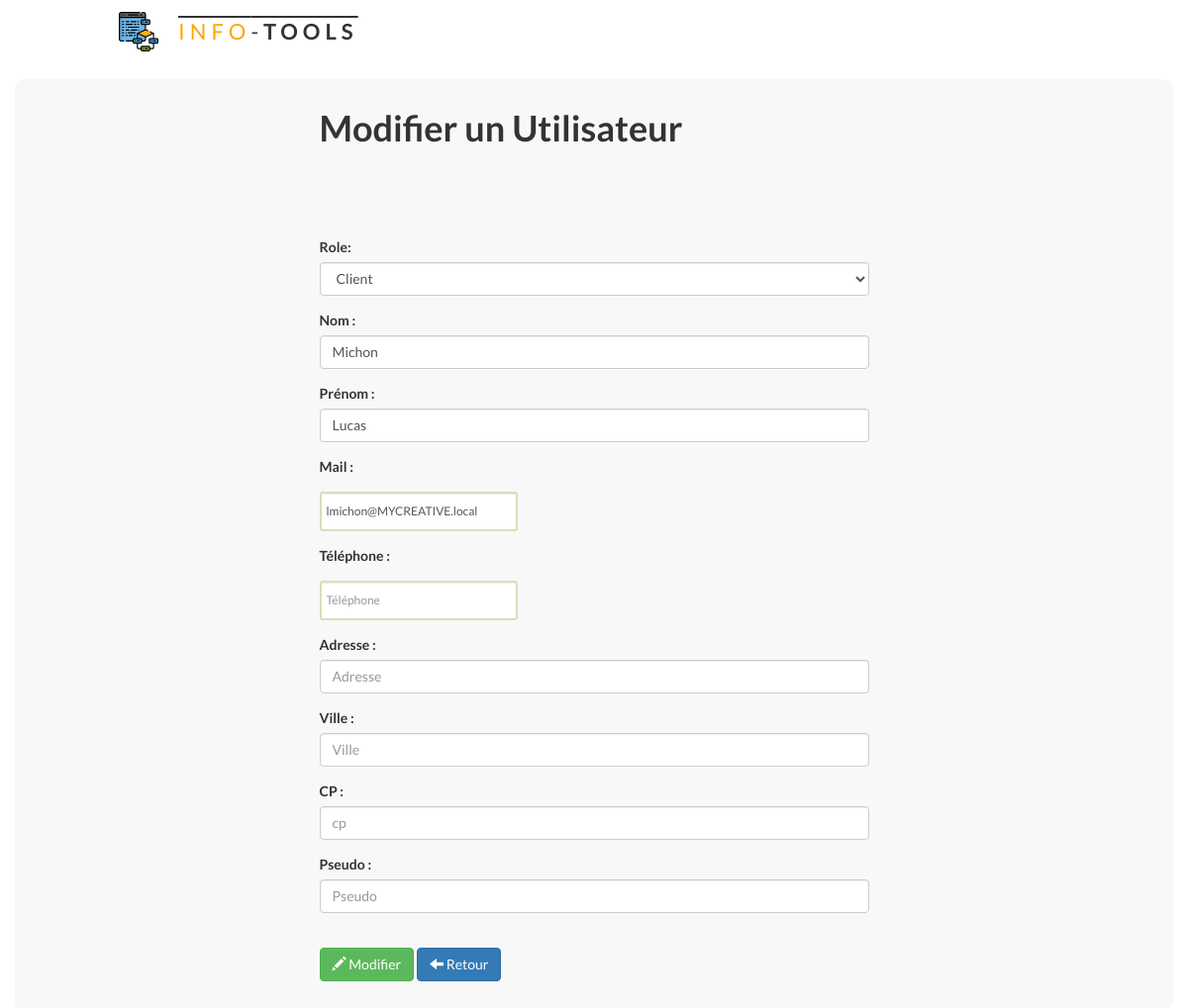
/php/admin/Utilisateurs/update.php?id=16, run on the app's committed database.
### tables this page shows
CREATE TABLE IF NOT EXISTS `utilisateur` (
`IdUti` int(11) NOT NULL,
  `ObjectGuid` varchar(255) DEFAULT NULL,
  `NumRole` int(11) DEFAULT NULL,
  `Username` varchar(255) DEFAULT NULL,
  `Nom` varchar(11) NOT NULL,
  `Prenom` varchar(11) DEFAULT NULL,
  `Mdp` varchar(100) DEFAULT NULL,
  `Mail` varchar(100) NOT NULL,
  `Tel` varchar(11) DEFAULT NULL,
  `Adresse` varchar(300) DEFAULT NULL,
  `CP` char(5) DEFAULT NULL,
  `Ville` varchar(50) DEFAULT NULL,
  `Pseudo` varchar(20) DEFAULT NULL
);

### php/admin/Utilisateurs/update.php (the view, shortened to what this page needs)
<?php
    if(!empty($_GET['id']))
    {
        $id = checkInput($_GET['id']);
    }
   $roleError = $nameError = $prenomError = $mailError = $telError = $adresseError = $cpError = $villeError = $pseudoError = $role = $name = $prenom = $mail = $tel = $adresse = $cp = $ville = $pseudo = "";
    if(!empty($_POST))
    {
        $role               = checkInput($_POST['role']);
        $name               = checkInput($_POST['name']);
        $prenom             = checkInput($_POST['prenom']);
        $mail               = checkInput($_POST['mail']);
        $tel                = checkInput($_POST['tel']);
        $adresse            = checkInput($_POST['adresse']);
        $cp                 = checkInput($_POST['cp']);
        $ville              = checkInput($_POST['ville']);
        $pseudo             = checkInput($_POST['pseudo']);
        $isSuccess          = true;
         if(empty($role))
        {
            $roleError = 'Ce champ ne peut pas être vide';
            $isSuccess = false;
        }
        if(empty($name))
        {
            $nameError = 'Ce champ ne peut pas être vide';
            $isSuccess = false;
        }
        if(empty($prenom))
        {
            $prenomError = 'Ce champ ne peut pas être vide';
            $isSuccess = false;
        }
        if(empty($mail))
        {
            $mailError = 'Ce champ ne peut pas être vide';
            $isSuccess = false;
        }
        if(empty($tel))
        {
            $telError = 'Ce champ ne peut pas être vide';
            $isSuccess = false;
        }
        if(empty($adresse))
        {
            $adresseError = 'Ce champ ne peut pas être vide';
            $isSuccess = false;
        }
        if(empty($cp))
        {
            $cpError = 'Ce champ ne peut pas être vide';
            $isSuccess = false;
        }
        if(empty($ville))
        {
            $villeError = 'Ce champ ne peut pas être vide';
            $isSuccess = false;
        }
        if(empty($pseudo))
        {
            $pseudoError = 'Ce champ ne peut pas être vide';
            $isSuccess = false;
        }
        if (($isSuccess) || ($isSuccess))
        {
            $db = Database::connect();
            if($isSuccess)
            {
                $statement = $db->prepare("UPDATE utilisateur  set NumRole = ?, Nom = ?, Prenom = ?, Mail = ?, Tel = ?, Adresse = ?, CP = ?, Ville = ?, Pseudo = ? WHERE IdUti = ?");
                $statement->execute(array($role,$name,$prenom,$mail,$tel,$adresse,$cp,$ville,$pseudo,$id));
            }
            Database::disconnect();
            header("Location: ../index.php");
        }
    }
    else
    {
        $db = Database::connect();
        $statement = $db->prepare("SELECT * FROM utilisateur where IdUti = ?");
        $statement->execute(array($id));
        $item       = $statement->fetch();
        $name       = $item['Nom'];
        $prenom     = $item['Prenom'];
        $mail       = $item['Mail'];
        $tel        = $item['Tel'];
        $adresse    = $item['Adresse'];
        $cp         = $item['CP'];
        $ville      = $item['Ville'];
        $pseudo     = $item['Pseudo'];
    }
    function checkInput($data)
    {
      $data = trim($data);
      $data = stripslashes($data);
      $data = htmlspecialchars($data);
      return $data;
    }
?>
<!DOCTYPE html>
<html lang="fr">
    <head>
        <link rel="stylesheet" href="../../../css/style.css" />
        <link rel="stylesheet" href="https://maxcdn.bootstrapcdn.com/bootstrap/3.3.6/css/bootstrap.min.css">
    </head>
    <body>
        <header>
            <div class="logo-container">
                <img src="../../../img/logo/algorithm.svg" alt="logo" />
                <h4 class="logo"><span class="color-info">Info</span>-<b>Tools</b></h4>
            </div>
        </header>
         <div class="container admin">
            <div class="row">
                <div class="col-sm-6">
                    <h1><strong>Modifier un Utilisateur</strong></h1>
                    <br>
                    <form class="form" action="<?php echo 'update.php?id='.$id;?>" role="form" method="post" enctype="multipart/form-data">
                        <div class="form-group">
                            <label for="role">Role:</label>
                            <select class="form-control" id="role" name="role">
                            <?php
                            $db = Database::connect();
                            $statement = $db->query('SELECT * FROM role');
                                while($Select = $statement->fetch())
                                {
                                    echo '<option selected="selected" value="'.$Select['NumRole'].'">'.$Select['LibRole'].'</option>';
                                }
                            ?>
                            </select>
                        </div>
                        <div class="form-group">
                            <label for="name">Nom :</label>
                            <input type="text" class="form-control" id="name" name="name" placeholder="Nom" value="<?php echo $name;?>">
                        </div>
                        <div class="form-group">
                            <label for="prenom">Prénom :</label>
                            <input type="text" class="form-control" id="prenom" name="prenom" placeholder="Prénom" value="<?php echo $prenom;?>">
                        </div>
                        <div class="form-group">
                        <label for="mail">Mail :</label>
                            <input type="email" class="form-control" id="mail" name="mail" placeholder="mail" value="<?php echo $mail;?>">
                        </div>
                        <div class="form-group">
                        <label for="tel">Téléphone :</label>
                            <input type="tel" class="form-control" id="tel" name="tel" placeholder="Téléphone" value="<?php echo $tel;?>">
                        </div>
                        <div class="form-group">
                        <label for="adresse">Adresse :</label>
                            <input type="text" class="form-control" id="adresse" name="adresse" placeholder="Adresse" value="<?php echo $adresse;?>">
                        </div>
                        <div class="form-group">
                        <label for="ville">Ville :</label>
                            <input type="text" class="form-control" id="ville" name="ville" placeholder="Ville" value="<?php echo $ville;?>">
                        </div>
                        <div class="form-group">
                        <label for="cp">CP :</label>
                            <input type="text" class="form-control" id="cp" name="cp" placeholder="cp" value="<?php echo $cp;?>">
                        </div>
                        <div class="form-group">
                        <label for="pseudo">Pseudo :</label>
                            <input type="text" class="form-control" id="pseudo" name="pseudo" placeholder="Pseudo" value="<?php echo $pseudo;?>">
                        </div>
                        <br>
                        <div class="form-actions">
                            <button type="submit" class="btn btn-success"><span class="glyphicon glyphicon-pencil"></span> Modifier</button>
                            <a class="btn btn-primary" href="../index.php"><span class="glyphicon glyphicon-arrow-left"></span> Retour</a>
                       </div>
                    </form>
                </div>
            </div>
        </div>
    </body>
</html>

### css/style.css (style rules this page uses)
* { margin: 0%; padding: 0%; box-sizing: border-box; font-family: 'Lato', sans-serif; }
html { scroll-behavior: smooth; }
a { text-decoration: none; color: white; }
header { display: flex; height: 10vh; width: 80%; margin: auto; align-items: center; }
.logo-container img { width: 5vh; }
.logo-container { flex: 1; }
.color-info { color: orange; }
.logo { font-size: 22px; font-weight: 400; margin: 20px; text-transform: uppercase; letter-spacing: 5px; text-decoration: overline; }
.logo-container, .nav-links { display: flex; }
.row { display: flex; align-items: center; flex-wrap: wrap; justify-content: space-around; }
h4 { color: #555; font-weight: normal; }
form { margin: 60px 0 20px 0; }
fieldset input[type="text"], input[type="email"],input[type="tel"],textarea { padding:5px; font-size: 12px; margin-right: 20px; border: 2px solid #ddb; border-radius: 3px; margin-top:10px; }
fieldset.name input[type="text"],input[type="email"],input[type="tel"] { padding:5px; width: 200px; height: 40px; font-size: 12px; margin-right: 20px; border: 2px solid #ddb; border-radius: 3px; margin-top:10px; }
.admin { background: rgb(248, 248, 248); padding:10px; border-radius: 10px; }

### data on the page
utilisateur: name "Michon", prenom "Lucas", mail "lmichon@MYCREATIVE.local"

### other printed values
form field role "Client"
